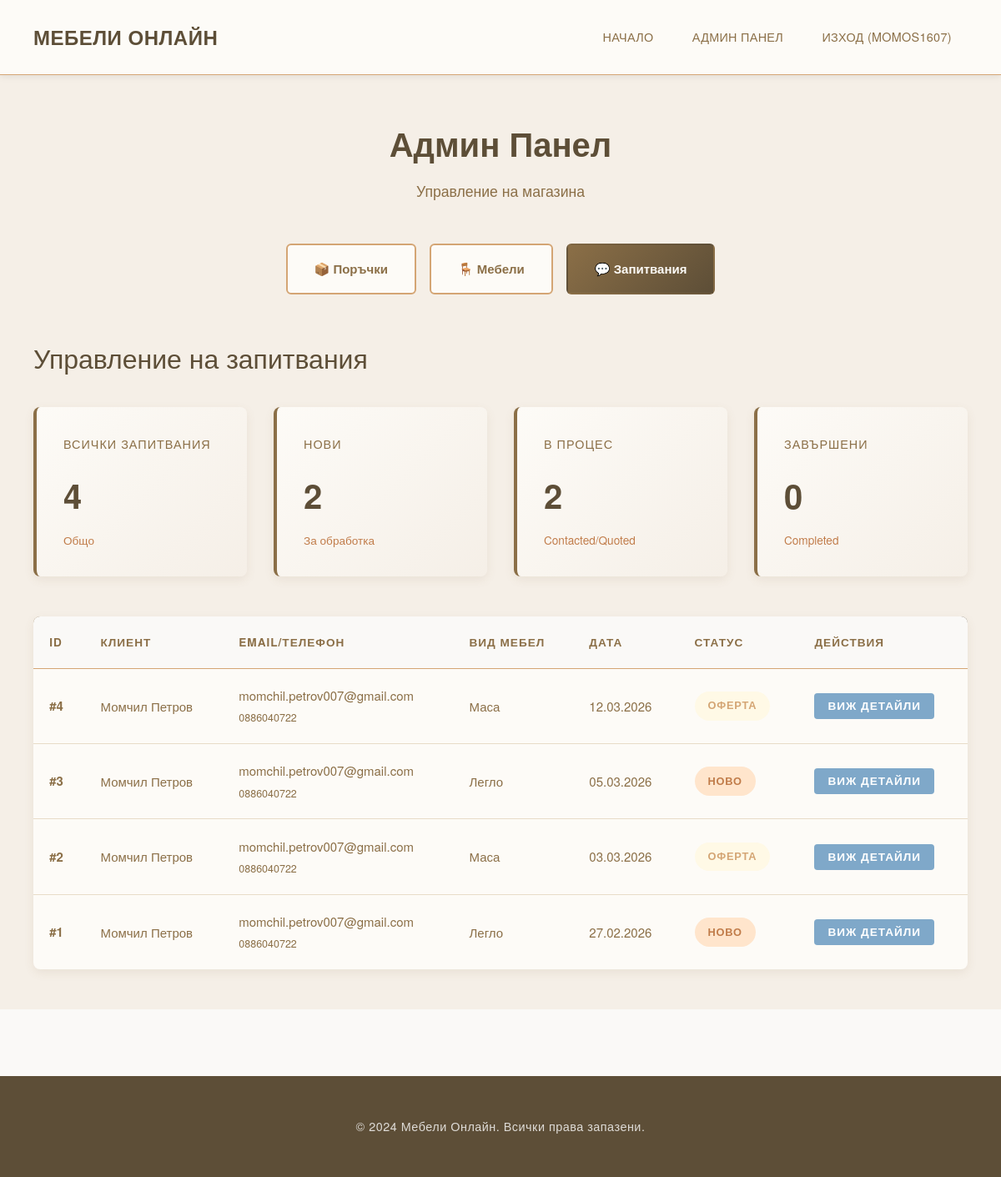
Page /admin_custom_requests.php (signed in) on the committed database.
### tables this page shows
CREATE TABLE `custom_requests` (
  `id` int(11) NOT NULL,
  `name` varchar(255) NOT NULL,
  `email` varchar(255) NOT NULL,
  `phone` varchar(50) NOT NULL,
  `furniture_type` varchar(100) NOT NULL,
  `dimensions` varchar(100) DEFAULT NULL,
  `material` varchar(100) DEFAULT NULL,
  `budget` varchar(100) DEFAULT NULL,
  `description` text NOT NULL,
  `status` enum('pending','contacted','quoted','approved','in_progress','completed','cancelled') DEFAULT 'pending',
  `created_at` timestamp NOT NULL DEFAULT current_timestamp()
);

### admin_custom_requests.php (the view, shortened to what this page needs)
<?php
require_once 'config.php';
$total_requests_query = "SELECT COUNT(*) as count FROM custom_requests";
$total_requests = mysqli_fetch_assoc(mysqli_query($conn, $total_requests_query))['count'];
$pending_requests_query = "SELECT COUNT(*) as count FROM custom_requests WHERE status = 'pending'";
$pending_requests = mysqli_fetch_assoc(mysqli_query($conn, $pending_requests_query))['count'];
$contacted_requests_query = "SELECT COUNT(*) as count FROM custom_requests WHERE status IN ('contacted', 'quoted')";
$contacted_requests = mysqli_fetch_assoc(mysqli_query($conn, $contacted_requests_query))['count'];
$completed_requests_query = "SELECT COUNT(*) as count FROM custom_requests WHERE status = 'completed'";
$completed_requests = mysqli_fetch_assoc(mysqli_query($conn, $completed_requests_query))['count'];
?>
<!DOCTYPE html>
<html lang="bg">
<head>
    <link rel="stylesheet" href="style.css">
</head>
<body>
    <nav class="navbar">
        <div class="container">
            <div class="nav-wrapper">
                <a href="index.php" class="logo">МЕБЕЛИ ОНЛАЙН</a>
                <ul class="nav-menu">
                    <li><a href="index.php">НАЧАЛО</a></li>
                    <li><a href="admin_orders.php">АДМИН ПАНЕЛ</a></li>
                    <li><a href="logout.php">ИЗХОД (<?php echo htmlspecialchars($_SESSION['username']); ?>)</a></li>
                </ul>
            </div>
        </div>
    </nav>
    <div class="admin-container">
        <div class="container">
            <div class="admin-header">
                <h1>Админ Панел</h1>
                <p>Управление на магазина</p>
            </div>
            <div class="admin-nav">
                <a href="admin_orders.php" class="admin-nav-link">📦 Поръчки</a>
                <a href="admin_furniture.php" class="admin-nav-link">🪑 Мебели</a>
                <a href="admin_custom_requests.php" class="admin-nav-link active">💬 Запитвания</a>
            </div>
            <h2 style="color: #5D4E37; margin-bottom: 2rem; font-size: 2rem;">Управление на запитвания</h2>
            <div class="stats-grid">
                <div class="stat-card">
                    <h3>Всички запитвания</h3>
                    <div class="stat-value"><?php echo $total_requests; ?></div>
                    <div class="stat-label">Общо</div>
                </div>
                <div class="stat-card">
                    <h3>Нови</h3>
                    <div class="stat-value"><?php echo $pending_requests; ?></div>
                    <div class="stat-label">За обработка</div>
                </div>
                <div class="stat-card">
                    <h3>В процес</h3>
                    <div class="stat-value"><?php echo $contacted_requests; ?></div>
                    <div class="stat-label">Contacted/Quoted</div>
                </div>
                <div class="stat-card">
                    <h3>Завършени</h3>
                    <div class="stat-value"><?php echo $completed_requests; ?></div>
                    <div class="stat-label">Completed</div>
                </div>
            </div>
            <div class="admin-table-container">
                <table class="admin-table">
                    <thead>
                        <tr>
                            <th>ID</th>
                            <th>Клиент</th>
                            <th>Email/Телефон</th>
                            <th>Вид мебел</th>
                            <th>Дата</th>
                            <th>Статус</th>
                            <th>Действия</th>
                        </tr>
                    </thead>
                    <tbody>
                        <?php
                        $requests_query = "SELECT * FROM custom_requests ORDER BY created_at DESC";
                        $requests_result = mysqli_query($conn, $requests_query);
                        if (mysqli_num_rows($requests_result) == 0):
                        ?>
                            <tr>
                                <td colspan="7" style="text-align: center; padding: 3rem; color: #8B6F47;">
                                    Все още няма запитвания
                                </td>
                            </tr>
                        <?php else: ?>
                            <?php while ($request = mysqli_fetch_assoc($requests_result)):
                                $status_class = 'status-' . str_replace('_', '-', $request['status']);
                                $status_labels = [
                                    'pending' => 'Ново',
                                    'contacted' => 'Свързани',
                                    'quoted' => 'Оферта',
                                    'approved' => 'Одобрено',
                                    'in_progress' => 'В процес',
                                    'completed' => 'Завършено',
                                    'cancelled' => 'Отказано'
                                ];
                                $status_text = $status_labels[$request['status']] ?? $request['status'];
                            ?>
                                <tr>
                                    <td><strong>#<?php echo $request['id']; ?></strong></td>
                                    <td><?php echo htmlspecialchars($request['name']); ?></td>
                                    <td>
                                        <?php echo htmlspecialchars($request['email']); ?><br>
                                        <small style="color: #8B6F47;"><?php echo htmlspecialchars($request['phone']); ?></small>
                                    </td>
                                    <td><?php echo htmlspecialchars($request['furniture_type']); ?></td>
                                    <td><?php echo date('d.m.Y', strtotime($request['created_at'])); ?></td>
                                    <td><span class="status-badge <?php echo $status_class; ?>"><?php echo $status_text; ?></span></td>
                                    <td>
                                        <div class="action-buttons">
                                            <button onclick="viewRequest(<?php echo $request['id']; ?>)" class="btn btn-view btn-sm">Виж детайли</button>
                                        </div>
                                    </td>
                                </tr>
                            <?php endwhile; ?>
                        <?php endif; ?>
                    </tbody>
                </table>
            </div>
        </div>
    </div>
    <footer class="footer">
        <div class="container">
            <p style="text-align: center;">&copy; 2024 Мебели Онлайн. Всички права запазени.</p>
        </div>
    </footer>
</body>
</html>

### style.css (style rules this page uses)
:root { --primary-dark: #8B6F47; --primary-black: #5D4E37; --secondary-dark: #2d2d2d; --accent-gold: #c9a96e; --accent-beige: #e8e3d8; --text-primary: #8B6F47; --text-secondary: #8B6F47; --text-light: #B8A794; --bg-cream: #faf9f7; --bg-light: #FDFBF7; --border-light: #D4A574; --shadow-soft: 0 2px 8px rgba(0,0,0,0.08); --shadow-medium: 0 4px 16px rgba(0,0,0,0.1); --shadow-hover: 0 8px 24px rgba(0,0,0,0.12); --transition: all 0.35s cubic-bezier(0.4, 0, 0.2, 1); }
* { margin: 0; padding: 0; box-sizing: border-box; }
html { scroll-behavior: smooth; }
body { font-family: 'Helvetica Neue', 'Arial', sans-serif; line-height: 1.7; color: var(--text-primary); background-color: var(--bg-cream); font-size: 15px; -webkit-font-smoothing: antialiased; -moz-osx-font-smoothing: grayscale; }
.container { max-width: 1440px; margin: 0 auto; padding: 0 2.5rem; }
.navbar { background-color: var(--bg-light); border-bottom: 1px solid var(--border-light); position: sticky; top: 0; z-index: 1000; box-shadow: var(--shadow-soft); }
.nav-wrapper { display: flex; justify-content: space-between; align-items: center; padding: 1.5rem 0; }
.logo { font-size: 1.5rem; font-weight: 700; color: var(--primary-black); text-decoration: none; letter-spacing: 0.5px; text-transform: uppercase; transition: var(--transition); }
.nav-menu { display: flex; list-style: none; gap: 0.5rem; align-items: center; }
.nav-menu li a { color: var(--text-primary); text-decoration: none; padding: 0.7rem 1.2rem; border-radius: 2px; transition: var(--transition); font-weight: 500; font-size: 0.9rem; letter-spacing: 0.3px; text-transform: uppercase; }
.btn { padding: 1rem 2rem; border: none; border-radius: 2px; cursor: pointer; font-size: 0.9rem; font-weight: 600; text-decoration: none; display: inline-flex; align-items: center; justify-content: center; gap: 0.5rem; text-align: center; transition: var(--transition); text-transform: uppercase; letter-spacing: 1px; }
table { width: 100%; border-collapse: separate; border-spacing: 0; }
table th, table td { padding: 1.2rem 1rem; text-align: left; border-bottom: 1px solid var(--border-light); }
table th { background-color: var(--bg-cream); color: var(--text-primary); font-weight: 600; font-size: 0.85rem; text-transform: uppercase; letter-spacing: 1px; }
table tbody tr { transition: var(--transition); }
table tbody tr:last-child td { border-bottom: none; }
.status-badge { padding: 0.4rem 1rem; font-size: 0.75rem; font-weight: 600; display: inline-block; text-transform: uppercase; letter-spacing: 0.8px; border-radius: 2px; }
.status-pending { background-color: #FDFBF73cd; color: #856404; }
.footer { background-color: var(--primary-black); color: white; text-align: center; padding: 3rem 0; margin-top: 5rem; }
.footer p { font-size: 0.9rem; opacity: 0.8; letter-spacing: 0.5px; }
strong { font-weight: 600; }
h1, h2, h3, h4, h5, h6 { font-weight: 400; }

### rows in the picture
custom_requests: id "4", name "Момчил Петров", email "momchil.petrov007@gmail.com", phone "0886040722", furniture_type "Маса", created_at "12.03.2026", status "ОФЕРТА"
custom_requests: id "3", name "Момчил Петров", email "momchil.petrov007@gmail.com", phone "0886040722", furniture_type "Легло", created_at "05.03.2026", status "НОВО"
custom_requests: id "2", name "Момчил Петров", email "momchil.petrov007@gmail.com", phone "0886040722", furniture_type "Маса", created_at "03.03.2026", status "ОФЕРТА"
custom_requests: id "1", name "Момчил Петров", email "momchil.petrov007@gmail.com", phone "0886040722", furniture_type "Легло", created_at "27.02.2026", status "НОВО"

### other values in the picture
$_SESSION['username'] "MOMOS1607"
$total_requests "4"
$pending_requests "2"
$contacted_requests "2"
$completed_requests "0"
